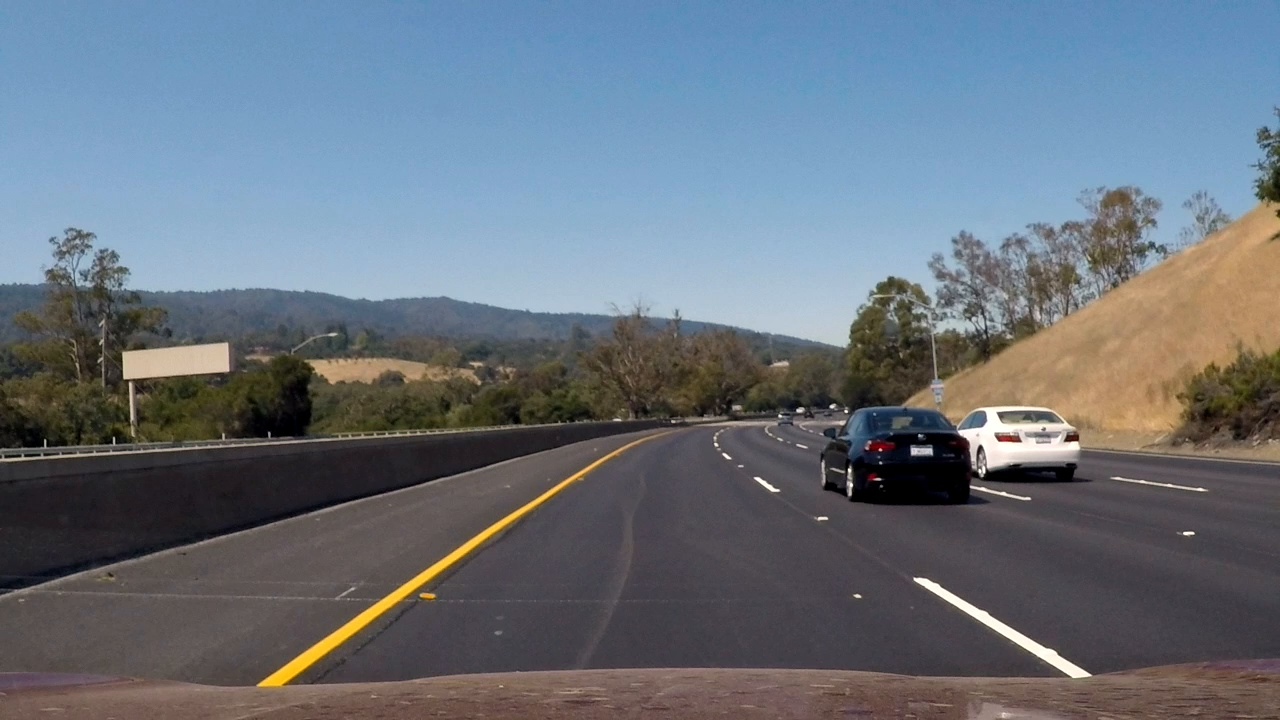
#> input picture images/challenge.jpg, 1280 x 720 px
$ python gradient_magnitude.py ../images/challenge.jpg
#> lines starting #> are read from the running program, lines starting #| are printed output that depends on the picture; after the words box and inside, x2 and y2 are one past the last pixel; in counts of white or black regions, pixels touching at a corner belong together
### tuner/tuner.py
#!/bin/env python3

import numpy as np
import cv2 as cv
import json
import argparse


class Tuner_Cfg:
    ''' Represents the configuration object of Tuner class
    :param cfg_file: File containing the configuration
    :type cfg_file: str
    :param default_attrs: Default configuration if cfg_file doesn't exit
    :type cfg_file: list
    '''
    def __init__(self, cfg_file, default_attrs = []):
        self._cfg_file = cfg_file
        self._cfg_attrs = self._load(default_attrs)


    def __str__(self):
        ret = ''
        for attr, val, maxVal in self._cfg_attrs:
            ret += f'{attr} = {val}\n'
        return ret


    def _load(self, default_attrs):
        try:
            with open(self._cfg_file, 'r') as fp:
                return json.load(fp)
        except FileNotFoundError:
            return default_attrs


    # [10 lines left out: function get_value, not called in this run]


    def get_attrs(self):
        '''Get the attributes list

        :returns: The list of attributes
        :rtype: list
        '''
        return self._cfg_attrs


    def get_dict(self):
        '''Get a dict with keyword and value of attrs

        :returns: The dict with all attributes
        :rtype: dict
        '''
        return {key:value for key, value, _ in self._cfg_attrs}


    # [9 lines left out: function set_value, not called in this run]


    def save(self):
        '''Saves the configuration to the cfg_file
        '''
        with open(self._cfg_file, 'w') as fp:
            json.dump(self._cfg_attrs, fp)


class Tuner_Args:
    def __init__(self, args):
        for key, value in args.items():
            setattr(self, key, value)


class Tuner:
    def __init__(self, image, cfg, process, title = ''):
        ''' Parameter Tuner class
        :param image: Input image
        :type image: numpy.ndarray
        :param cfg: Parameters configuration
        :type cfg: Tuner_Cfg
        :param process: The algorithm to be called whenever any parameter change
        :type process: function
        :param title: The title that appears on the window
        :type process: str
        '''
        self._TITLE = title
        self._image = image
        self._cfg = cfg
        self._process = process

        def on_change(attr, pos):
            self._cfg.set_value(attr, pos)
            self._render()

        def get_lambda(attr):
            return lambda pos : on_change(attr, pos)

        cv.namedWindow(self._TITLE, cv.WINDOW_NORMAL | cv.WINDOW_KEEPRATIO)

        for attr, value, max_val in self._cfg.get_attrs():
            cv.createTrackbar(
                attr,
                self._TITLE,
                value,
                max_val,
                get_lambda(attr),
            )

        self._render()
        key = cv.waitKey()
        while(key != ord('\r')):
            key = cv.waitKey()

        cv.destroyWindow(self._TITLE)


    def _render(self):
        shape, imgs = self._process(
            image = self._image,
            args = Tuner_Args(self._cfg.get_dict()),
        )
        self._plot(
            shape = shape,
            imgs = imgs,
        )


    def _plot(self, shape, imgs):
        lines = []
        for i in range(shape[0]):
            lines.append(np.hstack(imgs[i * shape[0]:i * shape[0] + shape[1]]))

        img = np.vstack(lines)
        cv.imshow(self._TITLE, img)


    def get_cfg(self):
        '''Get the resulting configuration

        :returns: The configuration after the tuning process
        :rtype: Tuner_Cfg
        '''
        return self._cfg


def Tuner_App(process, config, title, description = ''):
#> called with title = 'Gradient Magnitude', description = 'Tune gradient magnitude parameters'
    parser = argparse.ArgumentParser(description = description)
    parser.add_argument('img_path', help = 'Image file')
    parser.add_argument('-c', '--config_file',
        help = 'Config file',
        default = '.' + ''.join(title.split()) + '.cfg'
    )
    args = parser.parse_args()
    image = cv.imread(args.img_path)
#> image is the input picture: shape (720, 1280, 3); mean B, G, R 123.9, 113.8, 104.6

    cfg = Tuner(
            image = image,
            cfg = Tuner_Cfg(args.config_file, config),
            process = process,
            title = title,
    ).get_cfg()
#> the loop in __init__, `for key, value in args.items():` made 3 passes
#> (key, value) on passes 1 to 3: ('kernel_size', 3), ('ths_min', 20), ('ths_max', 100)
#> in process, `gray = cv.cvtColor(image, cv.COLOR_BGR2GRAY)`:
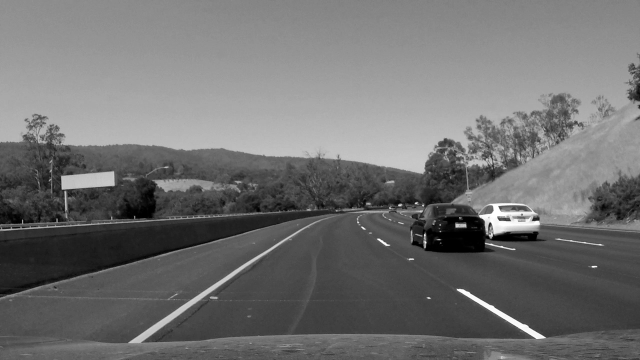
#> gray: shape (720, 1280) (shown at 1/2 size); min 0, max 255, mean 112.2
#> in process, `gradient_y = cv.Sobel( src = gray, ddepth = cv.CV_64F, dx = 0, dy = 1,..`:
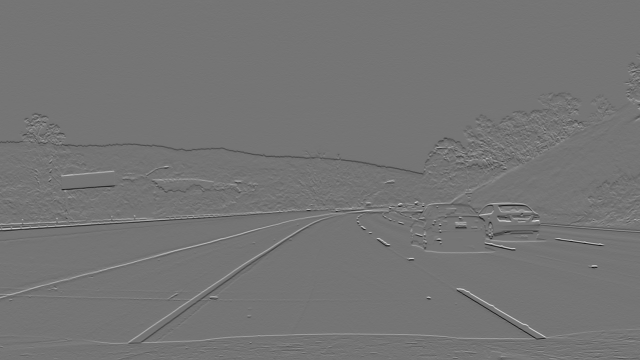
#> gradient_y: shape (720, 1280) float64 (shown at 1/2 size); min -755, max 890, mean -0.5; drawn with min black and max white

    cfg.save()
    print(cfg)

### examples/gradient_magnitude.py
#!/bin/env python3

import cv2 as cv
import numpy as np
import argparse
import tuner.tuner as tuner


def mag(gradient_x, gradient_y):
    gradient_mag = np.sqrt(np.square(gradient_x) + np.square(gradient_y))
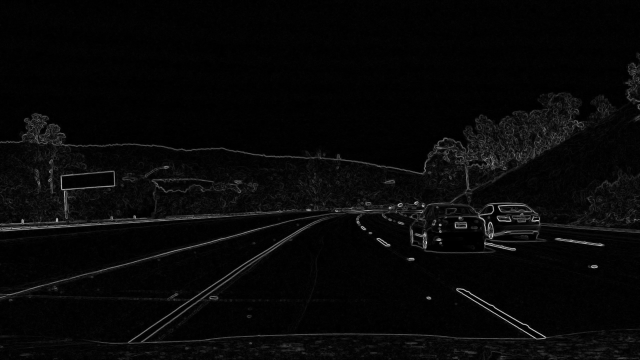
#> gradient_mag: shape (720, 1280) float64 (shown at 1/2 size); min 0, max 891.2, mean 27.9; drawn with min black and max white
    return np.uint8(255 * (gradient_mag / np.max(gradient_mag)))


def ths(img, ths_min, ths_max):
#> called with ths_min = 20, ths_max = 100
    ret = np.zeros_like(img)
#> ret: shape (720, 1280); every value is 0
    ret[(img >= ths_min) & (img <= ths_max)] = 255
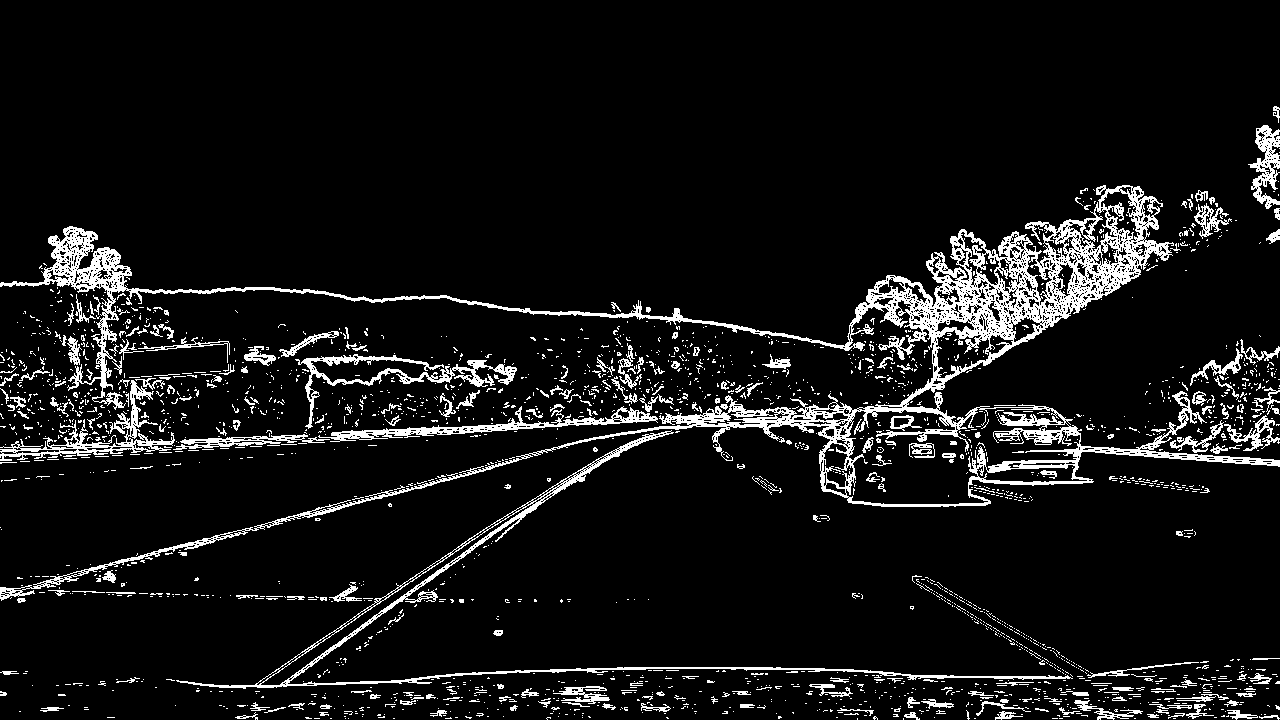
#> ret: shape (720, 1280); 8.2% white in thin lines or dots, all inside (x1, y1, x2, y2) = (0, 106, 1280, 720)
    return ret


def process(image, args):
    adj_k = lambda ksize : ksize + (ksize + 1) % 2
    gray = cv.cvtColor(image, cv.COLOR_BGR2GRAY)
    gradient_x = cv.Sobel(
        src = gray,
        ddepth = cv.CV_64F,
        dx = 1,
        dy = 0,
        ksize = adj_k(args.kernel_size),
    )
    gradient_y = cv.Sobel(
        src = gray,
        ddepth = cv.CV_64F,
        dx = 0,
        dy = 1,
        ksize = adj_k(args.kernel_size),
    )

    gradient_mag = ths(mag(gradient_x, gradient_y), args.ths_min, args.ths_max)
    return ((1, 1), [gradient_mag])


CFG = [
    ['kernel_size', 3, 30],
    ['ths_min', 20, 255],
    ['ths_max', 100, 255],
]


if __name__ == '__main__':
    tuner.Tuner_App(
        process,
        CFG,
        'Gradient Magnitude',
        'Tune gradient magnitude parameters',
    )
#> in _render, `shape, imgs = self._process( image = self._image, args = Tuner_Args(se..`: shape = (1, 1); imgs = 1 item
#> (key Esc is pressed here)
#> (key Esc is pressed here)
#| kernel_size = 3
#| ths_min = 20
#| ths_max = 100

$ run again, on images/solidWhiteRight.jpg
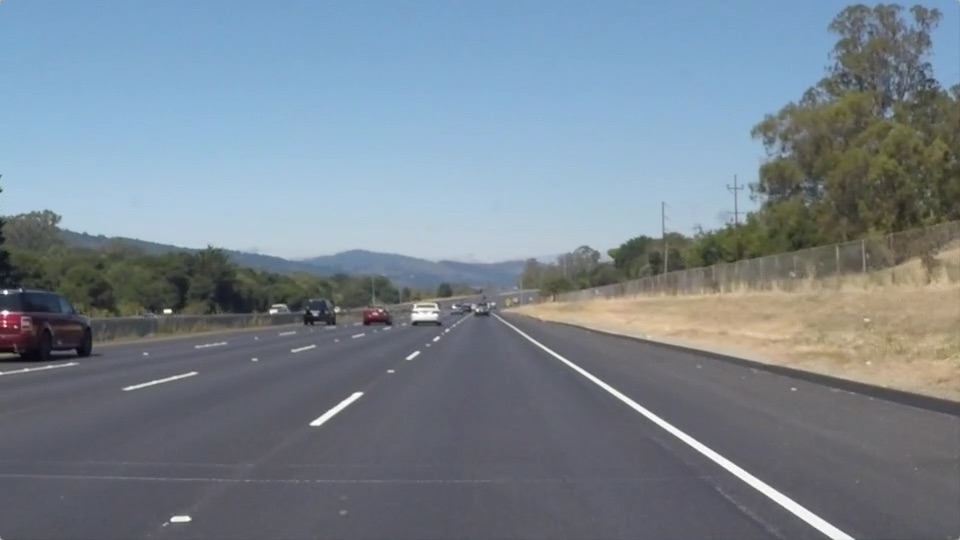
#> input picture images/solidWhiteRight.jpg, 960 x 540 px
#> in Tuner_App, image is the input picture: shape (540, 960, 3); mean B, G, R 143.7, 132.6, 120.3
#> the loop in __init__, `for key, value in args.items():` made 3 passes
#> (key, value) on passes 1 to 3: ('kernel_size', 3), ('ths_min', 20), ('ths_max', 100)
#> in process, `gradient_y = cv.Sobel( src = gray, ddepth = cv.CV_64F, dx = 0, dy = 1,..`:
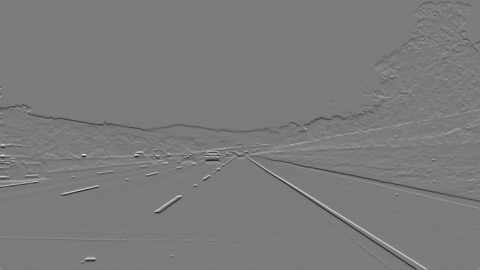
#> gradient_y: shape (540, 960) float64 (shown at 1/2 size); min -595, max 630, mean -0.9; drawn with min black and max white
#> in ths, `ret[(img >= ths_min) & (img <= ths_max)] = 255`:
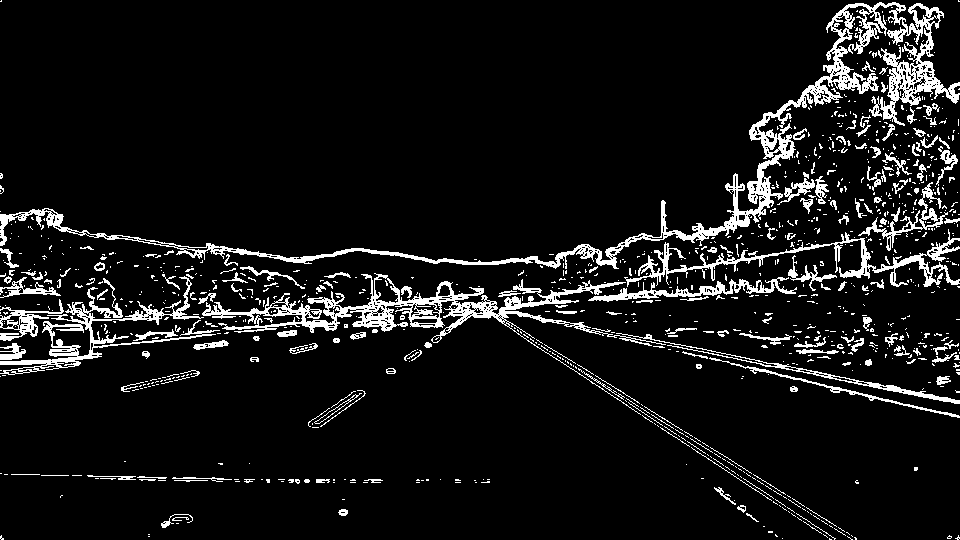
#> ret: shape (540, 960); 8.3% white; 986 white regions (807 under 20 px), largest, box (x1, y1, x2, y2) and area: (0, 2, 960, 269) 12325, (202, 273, 666, 415) 6558, (0, 276, 220, 375) 3191
#> shape = (1, 1); imgs = 1 item
#| kernel_size = 3
#| ths_min = 20
#| ths_max = 100

$ run again, on images/solidYellowCurve.jpg
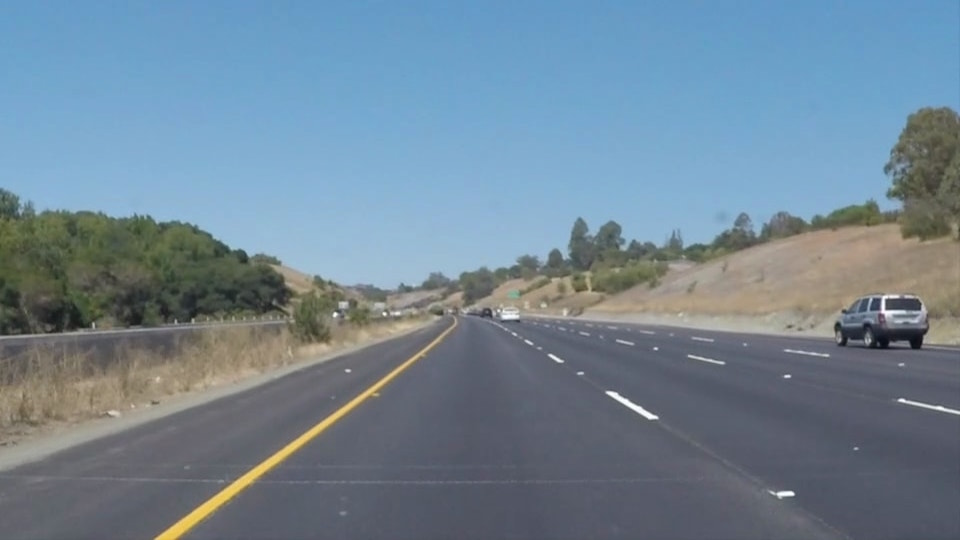
#> input picture images/solidYellowCurve.jpg, 960 x 540 px
#> in Tuner_App, image is the input picture: shape (540, 960, 3); mean B, G, R 149, 133.4, 113
#> the loop in __init__, `for key, value in args.items():` made 3 passes
#> (key, value) on passes 1 to 3: ('kernel_size', 3), ('ths_min', 20), ('ths_max', 100)
#> in process, `gradient_y = cv.Sobel( src = gray, ddepth = cv.CV_64F, dx = 0, dy = 1,..`:
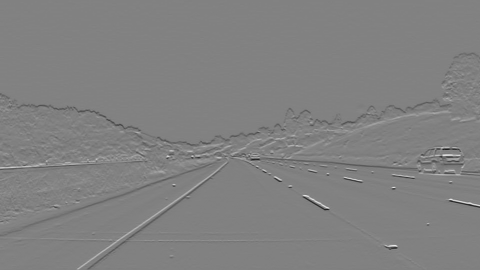
#> gradient_y: shape (540, 960) float64 (shown at 1/2 size); min -577, max 561, mean -0.8; drawn with min black and max white
#> in ths, `ret[(img >= ths_min) & (img <= ths_max)] = 255`:
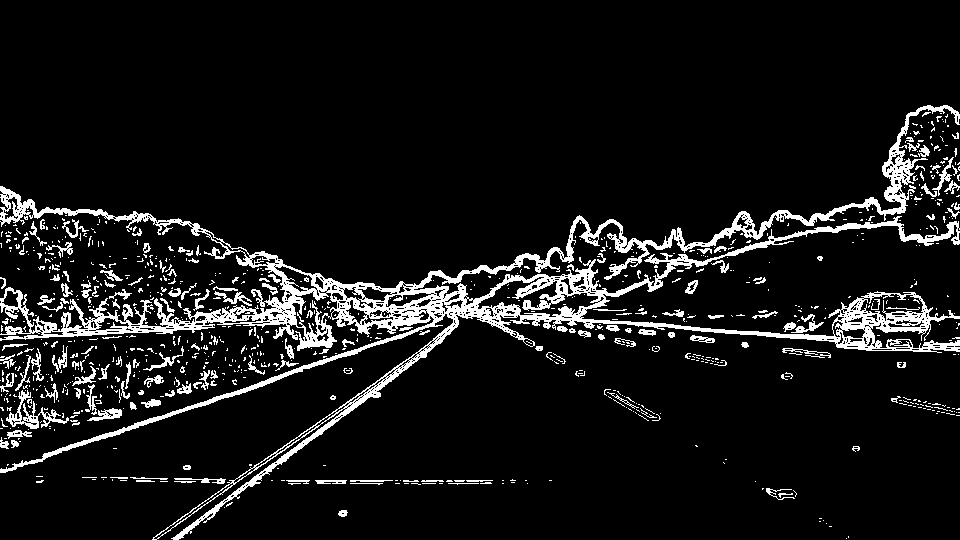
#> ret: shape (540, 960); 8.7% white; 873 white regions (710 under 20 px), largest, box (x1, y1, x2, y2) and area: (0, 105, 960, 540) 32112, (6, 390, 69, 429) 629, (87, 408, 122, 421) 220
#> shape = (1, 1); imgs = 1 item
#| kernel_size = 3
#| ths_min = 20
#| ths_max = 100
